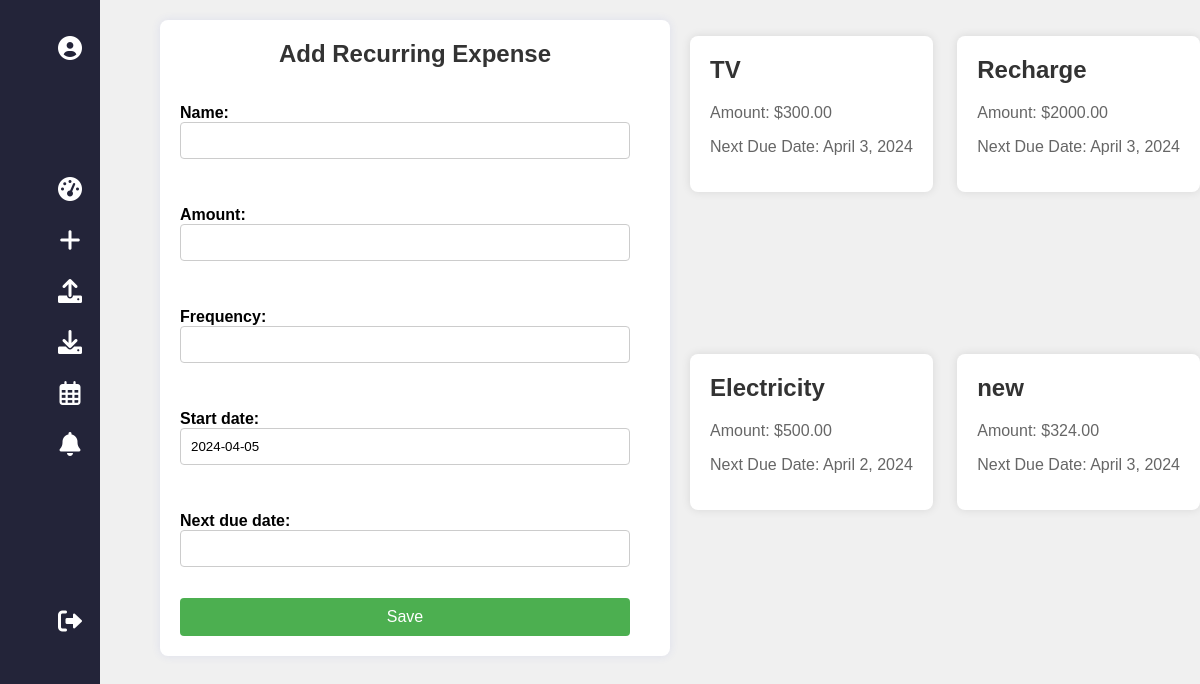
/add_recurring_expense/ (signed in), run on the app's committed database.
### Finso_app/models.py (models this page shows, shortened)
class RecurringExpense(models.Model):
    user = models.ForeignKey(User, on_delete=models.CASCADE)
    name = models.CharField(max_length=100)
    amount = models.DecimalField(max_digits=10, decimal_places=2)
    frequency = models.CharField(max_length=50)  # e.g., daily, weekly, monthly
    start_date = models.DateField(default=timezone.now)
    next_due_date = models.DateField()

### Finso_app/views.py (the view)
# urls.py: path('add_recurring_expense/', views.add_recurring_expense, name='add_recurring_expense'),
@login_required
def add_recurring_expense(request):
    if request.method == 'POST':
        form = RecurringExpenseForm(request.POST)
        if form.is_valid():
            expense = form.save(commit=False)
            expense.user = request.user
            expense.save()
            return redirect('add_recurring_expense')
    else:
        form = RecurringExpenseForm()
    recurring_expenses = RecurringExpense.objects.filter(user=request.user).order_by('-start_date')[:8]
    return render(request, 'add_recurring_expense.html', {'form': form, 'recurring_expenses': recurring_expenses})

### Finso_app/forms.py
class RecurringExpenseForm(forms.ModelForm):
    class Meta:
        model = RecurringExpense
        fields = ['name', 'amount', 'frequency', 'start_date', 'next_due_date']

### Finso_app/templates/add_recurring_expense.html (shortened to what this page needs)
{% extends 'base.html' %}
{% block content %}
    <link rel="stylesheet" href="../static/recurring_exp.css">
    <div style="margin-left: 10rem;">
<div class="container">
    <div class="form-container">
        <h1>Add Recurring Expense</h1>
        <form method="post">
            {{ form.as_p }}
            <button type="submit">Save</button>
        </form>
    </div>
    <div class="cards-container">
        {% for expense in recurring_expenses %}
        <div class="card">
            <h2>{{ expense.name }}</h2>
            <p>Amount: ${{ expense.amount }}</p>
            <p>Next Due Date: {{ expense.next_due_date }}</p>
        </div>
        {% empty %}
        <p>No recurring expenses found.</p>
        {% endfor %}
    </div>
</div>
</div>
{% endblock %}

### Finso_app/static/recurring_exp.css (style rules this page uses)
body { font-family: Arial, sans-serif; background-color: #f0f0f0; margin: 0; padding: 0; }
.container { max-width: 1200px; margin: 20px auto; display: grid; grid-template-columns: 1fr 1fr; gap: 20px; }
.form-container { padding: 20px; background-color: #fff; border-radius: 8px; box-shadow: 0 0 10px rgba(59, 78, 205, 0.1); }
.form-container h1 { margin-top: 0; margin-bottom: 20px; color: #333; font-size: 24px; text-align: center; }
.form-container form { display: grid; grid-template-columns: 1fr; gap: 15px; }
.form-container label { font-weight: bold; display: block; }
.form-container input[type="text"], .form-container input[type="number"], .form-container textarea, .form-container select { width: calc(100% - 20px); padding: 10px; border: 1px solid #ccc; border-radius: 4px; box-sizing: border-box; transition: all 0.3s ease; }
.form-container button[type="submit"] { background-color: #4caf50; color: #fff; padding: 10px 20px; border: none; border-radius: 4px; cursor: pointer; font-size: 16px; width: calc(100% - 20px); transition: all 0.3s ease; }
.cards-container { display: flex; flex-direction: row-reverse; flex-wrap: wrap; justify-content: space-between; }
.card { background-color: #fff; padding: 20px; border-radius: 8px; box-shadow: 0 0 10px rgba(0, 0, 0, 0.1); margin-top: 1rem; height: fit-content; }
.card h2 { color: #333; margin-top: 0; }
.card p { color: #666; }

### data on the page
RecurringExpense: name "Recharge", amount "2000.00", next_due_date "April 3, 2024"
RecurringExpense: name "TV", amount "300.00", next_due_date "April 3, 2024"
RecurringExpense: name "new", amount "324.00", next_due_date "April 3, 2024"
RecurringExpense: name "Electricity", amount "500.00", next_due_date "April 2, 2024"
